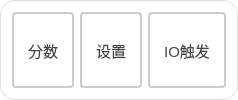
       <widget class="QGroupBox" name="gBox_set">
        <property name="styleSheet">
         <string notr="true">QGroupBox {
    font-size: 20px;
    font-weight: bold;
    background-color: rgb(255, 255, 255);
    border: 1px solid #e0e0e0;
    border-radius: 2px;
	border-radius: 15px
}

QGroupBox::title {
    subcontrol-origin: margin;
    left: 10px;
    padding: 0 5px;
    color: #2c3e50;
}</string>
        </property>
        <property name="title">
         <string/>
        </property>
        <layout class="QHBoxLayout" name="horizontalLayout_3">
         <item>
          <widget class="QPushButton" name="pbtn_score">
           <property name="sizePolicy">
            <sizepolicy hsizetype="Expanding" vsizetype="Expanding">
             <horstretch>0</horstretch>
             <verstretch>0</verstretch>
            </sizepolicy>
           </property>
           <property name="styleSheet">
            <string notr="true">QPushButton {
    padding: 6px 14px;
    border: 2px solid #CCC;
    border-radius: 4px;
    background-color: white;
    color: #444;
    font-size: 15px; 
}

QPushButton:hover {
    border-color: #999;
    background-color: #F5F5F5;
}

QPushButton:pressed {
    border-color: #777;
    background-color: #EEE;
}</string>
           </property>
           <property name="text">
            <string>分数</string>
           </property>
          </widget>
         </item>
         <item>
          <widget class="QPushButton" name="pbtn_set">
           <property name="sizePolicy">
            <sizepolicy hsizetype="Expanding" vsizetype="Expanding">
             <horstretch>0</horstretch>
             <verstretch>0</verstretch>
            </sizepolicy>
           </property>
           <property name="styleSheet">
            <string notr="true">QPushButton {
    padding: 6px 14px;
    border: 2px solid #CCC;
    border-radius: 4px;
    background-color: white;
    color: #444;
    font-size: 15px; 
}

QPushButton:hover {
    border-color: #999;
    background-color: #F5F5F5;
}

QPushButton:pressed {
    border-color: #777;
    background-color: #EEE;
}</string>
           </property>
           <property name="text">
            <string>设置</string>
           </property>
          </widget>
         </item>
         <item>
          <widget class="QPushButton" name="pbtn_IOTrigger">
           <property name="sizePolicy">
            <sizepolicy hsizetype="Expanding" vsizetype="Expanding">
             <horstretch>0</horstretch>
             <verstretch>0</verstretch>
            </sizepolicy>
           </property>
           <property name="styleSheet">
            <string notr="true">QPushButton {
    padding: 6px 14px;
    border: 2px solid #CCC;
    border-radius: 4px;
    background-color: white;
    color: #444;
    font-size: 15px; 
}

QPushButton:hover {
    border-color: #999;
    background-color: #F5F5F5;
}

QPushButton:pressed {
    border-color: #777;
    background-color: #EEE;
}</string>
           </property>
           <property name="text">
            <string>IO触发</string>
           </property>
          </widget>
         </item>
        </layout>
       </widget>
